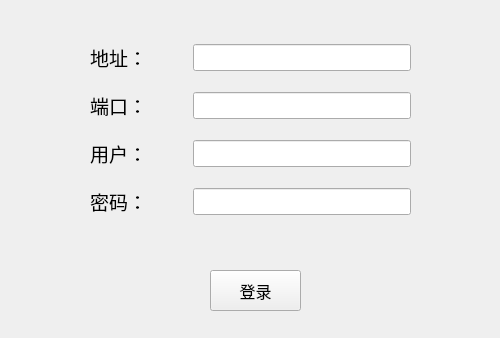
<?xml version="1.0" encoding="UTF-8"?>
<ui version="4.0">
 <class>Widget</class>
 <widget class="QWidget" name="Widget">
  <property name="geometry">
   <rect>
    <x>0</x>
    <y>0</y>
    <width>500</width>
    <height>338</height>
   </rect>
  </property>
  <property name="windowTitle">
   <string>赛事信息管理系统</string>
  </property>
  <widget class="QPushButton" name="logginButton">
   <property name="geometry">
    <rect>
     <x>210</x>
     <y>270</y>
     <width>91</width>
     <height>41</height>
    </rect>
   </property>
   <property name="font">
    <font>
     <pointsize>12</pointsize>
    </font>
   </property>
   <property name="text">
    <string>登录</string>
   </property>
   <property name="icon">
    <iconset resource="pic.qrc">
     <normaloff>:/new/prefix1/image/loggin.png</normaloff>:/new/prefix1/image/loggin.png</iconset>
   </property>
  </widget>
  <widget class="QWidget" name="">
   <property name="geometry">
    <rect>
     <x>90</x>
     <y>30</y>
     <width>321</width>
     <height>201</height>
    </rect>
   </property>
   <layout class="QVBoxLayout" name="verticalLayout">
    <item>
     <layout class="QHBoxLayout" name="horizontalLayout">
      <item>
       <widget class="QLabel" name="label_3">
        <property name="text">
         <string>&lt;html&gt;&lt;head/&gt;&lt;body&gt;&lt;p align=&quot;center&quot;&gt;&lt;span style=&quot; font-size:14pt;&quot;&gt;地址：&lt;/span&gt;&lt;/p&gt;&lt;/body&gt;&lt;/html&gt;</string>
        </property>
       </widget>
      </item>
      <item>
       <spacer name="horizontalSpacer">
        <property name="orientation">
         <enum>Qt::Horizontal</enum>
        </property>
        <property name="sizeType">
         <enum>QSizePolicy::Preferred</enum>
        </property>
        <property name="sizeHint" stdset="0">
         <size>
          <width>40</width>
          <height>20</height>
         </size>
        </property>
       </spacer>
      </item>
      <item>
       <widget class="QLineEdit" name="adressEdit">
        <property name="sizePolicy">
         <sizepolicy hsizetype="Expanding" vsizetype="Fixed">
          <horstretch>0</horstretch>
          <verstretch>0</verstretch>
         </sizepolicy>
        </property>
        <property name="font">
         <font>
          <pointsize>12</pointsize>
         </font>
        </property>
       </widget>
      </item>
     </layout>
    </item>
    <item>
     <layout class="QHBoxLayout" name="horizontalLayout_2">
      <item>
       <widget class="QLabel" name="label_4">
        <property name="text">
         <string>&lt;html&gt;&lt;head/&gt;&lt;body&gt;&lt;p align=&quot;center&quot;&gt;&lt;span style=&quot; font-size:14pt;&quot;&gt;端口：&lt;/span&gt;&lt;/p&gt;&lt;/body&gt;&lt;/html&gt;</string>
        </property>
       </widget>
      </item>
      <item>
       <spacer name="horizontalSpacer_2">
        <property name="orientation">
         <enum>Qt::Horizontal</enum>
        </property>
        <property name="sizeType">
         <enum>QSizePolicy::Preferred</enum>
        </property>
        <property name="sizeHint" stdset="0">
         <size>
          <width>40</width>
          <height>20</height>
         </size>
        </property>
       </spacer>
      </item>
      <item>
       <widget class="QLineEdit" name="portEdit">
        <property name="sizePolicy">
         <sizepolicy hsizetype="Expanding" vsizetype="Fixed">
          <horstretch>0</horstretch>
          <verstretch>0</verstretch>
         </sizepolicy>
        </property>
        <property name="font">
         <font>
          <pointsize>12</pointsize>
         </font>
        </property>
       </widget>
      </item>
     </layout>
    </item>
    <item>
     <layout class="QHBoxLayout" name="horizontalLayout_3">
      <item>
       <widget class="QLabel" name="label">
        <property name="text">
         <string>&lt;html&gt;&lt;head/&gt;&lt;body&gt;&lt;p align=&quot;center&quot;&gt;&lt;span style=&quot; font-size:14pt;&quot;&gt;用户：&lt;/span&gt;&lt;/p&gt;&lt;/body&gt;&lt;/html&gt;</string>
        </property>
       </widget>
      </item>
      <item>
       <spacer name="horizontalSpacer_3">
        <property name="orientation">
         <enum>Qt::Horizontal</enum>
        </property>
        <property name="sizeType">
         <enum>QSizePolicy::Preferred</enum>
        </property>
        <property name="sizeHint" stdset="0">
         <size>
          <width>40</width>
          <height>20</height>
         </size>
        </property>
       </spacer>
      </item>
      <item>
       <widget class="QLineEdit" name="usernameEdit">
        <property name="sizePolicy">
         <sizepolicy hsizetype="Expanding" vsizetype="Fixed">
          <horstretch>0</horstretch>
          <verstretch>0</verstretch>
         </sizepolicy>
        </property>
        <property name="font">
         <font>
          <pointsize>12</pointsize>
         </font>
        </property>
       </widget>
      </item>
     </layout>
    </item>
    <item>
     <layout class="QHBoxLayout" name="horizontalLayout_4">
      <item>
       <widget class="QLabel" name="label_2">
        <property name="text">
         <string>&lt;html&gt;&lt;head/&gt;&lt;body&gt;&lt;p align=&quot;center&quot;&gt;&lt;span style=&quot; font-size:14pt;&quot;&gt;密码：&lt;/span&gt;&lt;/p&gt;&lt;/body&gt;&lt;/html&gt;</string>
        </property>
       </widget>
      </item>
      <item>
       <spacer name="horizontalSpacer_4">
        <property name="orientation">
         <enum>Qt::Horizontal</enum>
        </property>
        <property name="sizeType">
         <enum>QSizePolicy::Preferred</enum>
        </property>
        <property name="sizeHint" stdset="0">
         <size>
          <width>40</width>
          <height>20</height>
         </size>
        </property>
       </spacer>
      </item>
      <item>
       <widget class="QLineEdit" name="passwordEdit">
        <property name="sizePolicy">
         <sizepolicy hsizetype="Expanding" vsizetype="Fixed">
          <horstretch>0</horstretch>
          <verstretch>0</verstretch>
         </sizepolicy>
        </property>
        <property name="font">
         <font>
          <pointsize>12</pointsize>
         </font>
        </property>
        <property name="echoMode">
         <enum>QLineEdit::Password</enum>
        </property>
       </widget>
      </item>
     </layout>
    </item>
   </layout>
  </widget>
 </widget>
 <resources>
  <include location="pic.qrc"/>
 </resources>
 <connections/>
</ui>
